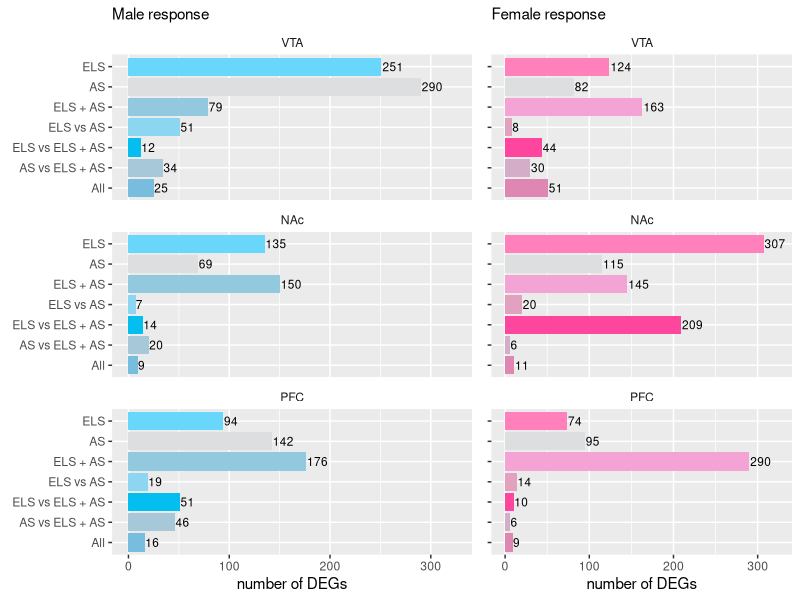
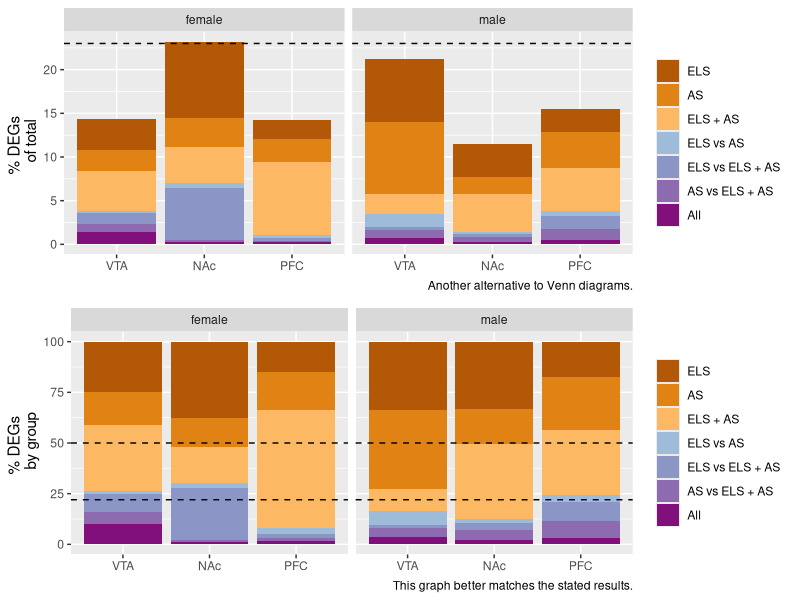

Generate these figures, in order, with R:
## ---- chunk 1
library(ggplot2)
library(dplyr)
library(cowplot)

knitr::opts_chunk$set(fig.path = './', echo = F, message = F)


# colors from imagecolorpicker.com

malecolors <- c("All" = "#79BDDE",  "AS vs ELS + AS" = "#A7C8D9", "ELS vs ELS + AS" = "#03BEEE" ,
                "ELS vs AS" = "#8DD6F2", "ELS + AS" = "#92C9DE", "AS" = "#DDDEE0", "ELS" = "#69D7FC" )

femalecolors <- c("All" = "#DE87B3", "AS vs ELS + AS" = "#D4AEC9", "ELS vs ELS + AS" = "#FF469F" ,
                 "ELS vs AS" = "#E2A1BF", "ELS + AS" = "#F3A4D5", "AS" = "#DDDEE0", "ELS" = "#FF80BB" )

sharedunshared <- c("All" = "#810f7c",  "AS vs ELS + AS" = "#8c6bb1", "ELS vs ELS + AS" = "#8c96c6" ,
                "ELS vs AS" = "#9ebcda", "ELS + AS" = "#fdb863", "AS" = "#e08214", "ELS" = "#b35806" )


## ---- chunk 2
fig2venn <- read.csv("fig2venn.csv")

#head(fig2venn)

#summary(fig2venn)

fig2venn$region <- factor(fig2venn$region, levels = c("VTA", "NAc", "PFC")) 
fig2venn$group <- factor(fig2venn$group, levels = c("All" ,  
                                                     "AS vs ELS + AS",
                                                     "ELS vs ELS + AS" ,
                                                     "ELS vs AS",
                                                     "ELS + AS",
                                                     "AS",
                                                     "ELS" 
                                                     ))


males <- fig2venn %>% filter(sex == "male") %>% droplevels()
females <- fig2venn %>% filter(sex == "female") %>% droplevels()

m <- ggplot(data=males, aes(x=group, y = number,  fill = group)) + 
  geom_bar(stat="identity")  + 
  coord_flip() + 
  facet_wrap(~region, nrow = 3) +
  scale_x_discrete(drop=FALSE)+
  scale_y_continuous(limits=c(0, 325)) +
  scale_fill_manual(values = malecolors) +
  geom_text(aes(label=number),size=3, hjust = -0.05) +
  guides(fill = guide_legend(reverse = TRUE)) +
  theme(legend.title = element_blank(),
        legend.position = "none",
        strip.background = element_rect( fill="white")) +
  labs(subtitle = "Male response",
       x = NULL, y = "number of DEGs") 
#m

f <- ggplot(data=females, aes(x=group, y = number,  fill = group)) + 
  geom_bar(stat="identity")  + 
  coord_flip() + 
  facet_wrap(~region, nrow = 3) +
  scale_x_discrete(drop=FALSE)+
  scale_y_continuous(limits=c(0, 325)) +
  scale_fill_manual(values = femalecolors) +
  geom_text(aes(label=number),size=3, hjust = -0.05) +
  guides(fill = guide_legend(reverse = TRUE)) +
  theme(legend.title = element_blank(),
        legend.position = "none",
        strip.background = element_rect( fill="white")) +
  labs(subtitle = "Female response",
       x = NULL, y = "number of DEGs") 
#f

plot_grid(m, f + theme(axis.text.y=element_blank()), 
          nrow = 1, rel_widths = c(0.6,0.4))
## ---- chunk 3
fig2venn$percent <- (fig2venn$number / sum(fig2venn$number) * 100)

percentbytotal <- ggplot(fig2venn, aes(x = region, y = percent, fill = reorder(group, desc(group)))) + 
  geom_bar(stat = "identity") + 
  theme(legend.title = element_blank()) + 
  labs(x = NULL, y = "% DEGs \n of total",
       caption = "Another alternative to Venn diagrams.") +
  geom_hline(yintercept=23, linetype="dashed") +
  facet_wrap(~sex) +
  scale_fill_manual(values = sharedunshared) 


subsetpercent <- function(whichsex, whichregion){
  newdf <- fig2venn %>% filter(sex == whichsex, region == whichregion)%>% droplevels()
  newdf$percent <- (newdf$number / sum(newdf$number) * 100)
  return(newdf)
}

MVTA <- subsetpercent("male", "VTA")
MNAc <- subsetpercent("male", "NAc")
MPFC <- subsetpercent("male", "PFC")
FVTA <- subsetpercent("female", "VTA")
FNAc <- subsetpercent("female", "NAc")
FPFC <- subsetpercent("female", "PFC")

fig2venn <- rbind(MVTA, MNAc,MPFC,FVTA, FNAc, FPFC)


fig2venn$sex <- factor(fig2venn$sex, levels = c("female", "male"))

percentbygroup <- ggplot(fig2venn, aes(x = region, y = percent, fill = reorder(group, desc(group)))) + 
  geom_bar(stat = "identity") + 
  theme(legend.title = element_blank()) + 
  labs(x = NULL, y = "% DEGs \n by group",
       caption = "This graph better matches the stated results.") +
  geom_hline(yintercept=22, linetype="dashed") +
  geom_hline(yintercept=50, linetype="dashed") +
  facet_wrap(~sex) +
  scale_fill_manual(values = sharedunshared) 


plot_grid(percentbytotal, percentbygroup, nrow = 2)
